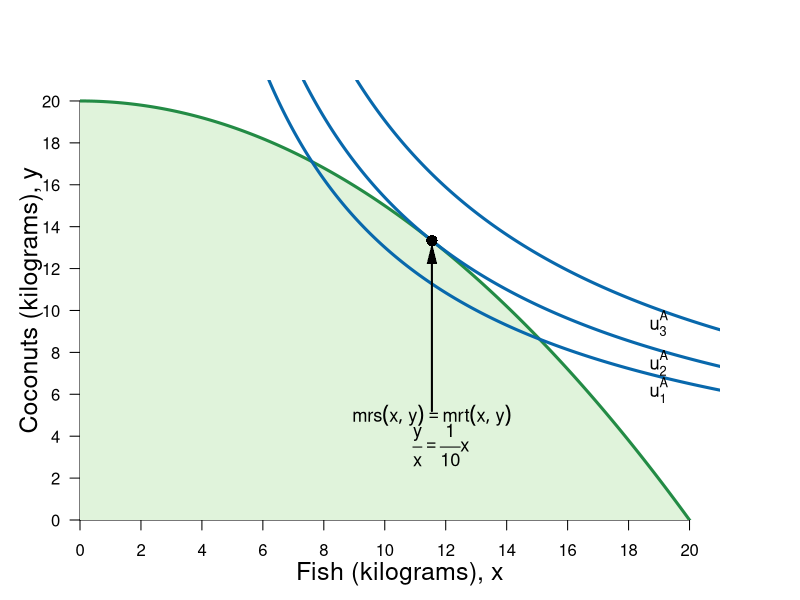

R code for this plot:
#Graph Designer: Simon Halliday
#Authors: Bowles, Foley and Halliday
#Title: Microeconomics: Competition, Conflict and Coordination

library(shape)
pdf(file = "constrained_optimization/feasible_frontier_indiff_section.pdf", width = 8, height = 8)

#Set parameters for graphics
axislabelsize <- 1.5
labelsize <- 1.1
graphlinewidth <- 3
segmentlinewidth <- 2

COL <- c("#7fc97f", "#beaed4", "#fdc086", "#ffff99", "#386cb0", "#f0027f", "#bf5b17", "#666666")
COLA <- c("#e0f3db", "#99d8c9","#66c2a4","#41ae76", "#238b45", "#005824")
COLB <- c("#4eb3d3", "#2b8cbe", "#0868ac","#084081")

#Edited the margins to cater for the larger LHS labels
par(mar =  c(4, 4, 4, 4))

ppf <- function(x, slope = 1/20, bary = 20) {
  bary - slope *x^2
}

uFn <- function(x, y, alpha = 0.5){
  (x^alpha)*(y^(1-alpha))
}

indiffA <- function(x, ubar = uFn(8,3) - 1, alpha = 0.5) {
  (ubar/ (x^alpha))^(1/ (1 - alpha))
}

ylims <- c(0, 21)
xlims <- c(0, 21)

npts <- 501 
x <- seq(xlims[1], xlims[2], length.out = npts)
y <- seq(ylims[1], ylims[2], length.out = npts) 
a <- c(uFn((400/3)^0.5, ((400/3)^0.5)^2/10) - 1, uFn((400/3)^0.5, ((400/3)^0.5)^2/10), uFn((400/3)^0.5, ((400/3)^0.5)^2/10)+ 1.4) #alpha = 0.4

plot(0, 0, xlim = xlims, ylim = ylims, type = "n",
     xlab = expression(paste("")),
     ylab = expression(paste("")), 
     xaxt = "n", 
     yaxt = "n", 
     cex.lab = axislabelsize, 
     bty = "n", 
     xaxs="i", 
     yaxs="i"
)


# ticksy <- seq(from = 0, to = ylims[2], by = 1)
# ylabels <- seq(from = 0, to = ylims[2], by = 1)
ticksx <- seq(from = 0, to = xlims[2], by = 2)
xlabels <- seq(from = 0, to = xlims[2], by = 2)
ticksy <- seq(ylims[1],  ylims[2], 2)
ylabels <- seq(ylims[1],  ylims[2], 2)
# ticksx <- c(xlims[1], 5.25, 8.944272, xlims[2])
# xlabels <- c(NA, expression(paste(x,"*")), expression(paste(bar(x))), NA)

axis(1, at = ticksx, pos = 0, labels = xlabels)
axis(2, at = ticksy, pos = 0, labels = ylabels, las = 1)

npts <- 500 
xx1 <- seq(xlims[1], xlims[2], length.out = npts)
xx2 <- seq(0, xlims[2], length.out = npts)
xx3 <- seq(xlims[1], 0, length.out = npts)
xx4 <- seq(-11, 0, length.out = npts)

#Draw the polygon for shading the feasible set
xpoly1 <- seq(from = xlims[1], to = 20, length.out = 500)
ypoly1 <- ppf(xpoly1)
polygon(x = c(xpoly1, xpoly1[1]), y = c(ypoly1, rev(ypoly1)[1]), col=COLA[1], density=NULL, border = NA)

#Draw the graphs
lines(xx1, ppf(xx1), col = COLA[5], lwd = graphlinewidth)

#Label the feasible frontier
# text(10.5, 0.53, expression("Feasible Frontier"), cex = labelsize)
# Arrows(12.5, 0.53, 14.5, 0.53, col = "black", lty = 1, lwd = 2, arr.type = "triangle", arr.lwd = 0.5)

contour(x, y, 
        outer(x, y, uFn),
        drawlabels = FALSE,
        col = COLB[3],
        lwd = graphlinewidth,
        levels = a, 
        xaxs="i", 
        yaxs="i", 
        add = TRUE)

#Axis labels
mtext(expression(paste("Fish (kilograms), ", x)), side = 1, line = 2.5, cex = axislabelsize)
text(-1.6, 0.5*ylims[2], expression(paste("Coconuts (kilograms), ", y)), xpd = TRUE, cex = axislabelsize, srt = 90) 

#Add mrs = mrt at i
points((400/3)^0.5, ppf(x = (400/3)^0.5), pch = 16, col = "black", cex = 1.5)
text((400/3)^0.5, 5, expression(paste(mrs(x,y) == mrt(x,y))), cex = labelsize)
text((400/3)^0.5 + 0.3, 3.6, expression(paste(frac(y,x) == frac(1,10)*x)), cex = labelsize)
Arrows((400/3)^0.5, 5.2, (400/3)^0.5, 12.7, col = "black", lty = 1, lwd = 2, arr.type = "triangle", arr.lwd = 0.5)


#Label the indifference curves
text(19, 6.2, expression(u[1]^A), cex = labelsize)
text(19, 7.5, expression(u[2]^A), cex = labelsize)
text(19, 9.4, expression(u[3]^A), cex = labelsize)

#Annotate max u point on feasibility frontier
# text(8.4, ppf(8) + 0.1, expression(paste(i)), cex = labelsize)
# segments(8, 0, 8, ppf(x = 8), lty = 2, col = "gray", lwd = segmentlinewidth)
# segments(0, ppf(x = 8), 8, ppf(x = 8), lty = 2, col = "gray", lwd = segmentlinewidth)
# points(8, ppf(x = 8), pch = 16, col = "black", cex = 1.5)
# 
# text(3.3, ppf(2.9) + 0.1, expression(paste(a)), cex = labelsize)
# segments(2.9, 0, 2.9, ppf(x = 2.9), lty = 2, col = "gray", lwd = segmentlinewidth)
# segments(0, ppf(x = 2.9), 2.9, ppf(x = 2.9), lty = 2, col = "gray", lwd = segmentlinewidth)
# points(2.9, ppf(x = 2.9), pch = 16, col = "black", cex = 1.5)
# 
# 
# text(13.15, ppf(12.8) + 0.1, expression(paste(b)), cex = labelsize)
# segments(12.8, 0, 12.8, ppf(x = 12.8), lty = 2, col = "gray", lwd = segmentlinewidth)
# segments(0, ppf(x = 12.8), 12.8, ppf(x = 12.8), lty = 2, col = "gray", lwd = segmentlinewidth)
# points(12.8, ppf(x = 12.8), pch = 16, col = "black", cex = 1.5)



dev.off()
